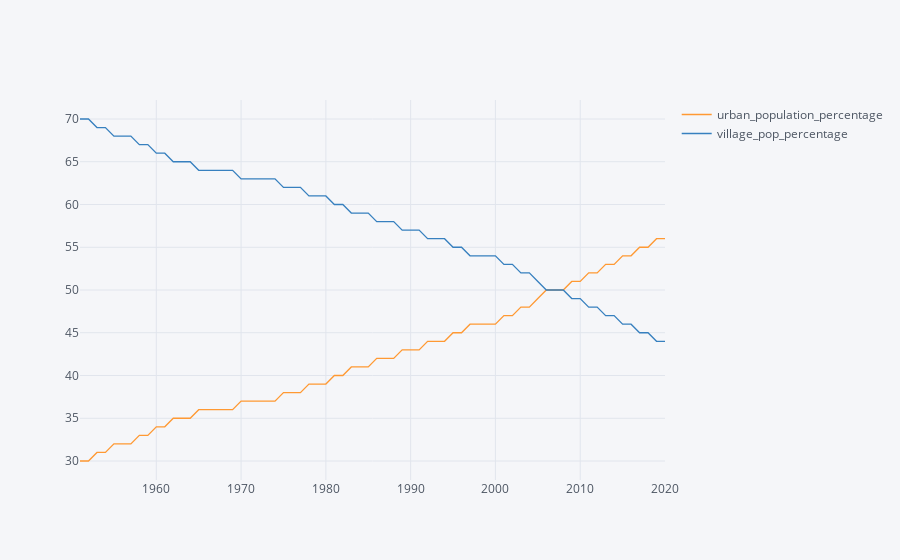

Source (notebook cell):
### Code cell
# let's see sub-urban and village to urban population flow by observing population distribution

df.urban_population_percentage = df.urban_population_percentage.apply(lambda x: int(x[:-1]))
df['village_pop_percentage'] = 100 - df.urban_population_percentage

df[['urban_population_percentage','village_pop_percentage']].iplot()

# 2007 is probably a historic moment...

### Figure 1 — Plotly figure (JSON) as saved in the notebook; plotly's stock layout.template omitted (floating-point values rounded to 4 significant figures)
{"data": [{"line": {"color": "rgba(255, 153, 51, 1.0)", "dash": "solid", "shape": "linear", "width": 1.3}, "mode": "lines", "name": "urban_population_percentage", "text": "", "type": "scatter", "x": [1951, 1952, 1953, 1954, 1955, 1956, 1957, 1958, 1959, 1960, 1961, 1962, 1963, 1964, 1965, 1966, 1967, 1968, 1969, 1970, 1971, 1972, 1973, 1974, 1975, 1976, 1977, 1978, 1979, 1980, 1981, 1982, 1983, 1984, 1985, 1986, 1987, 1988, 1989, 1990, 1991, 1992, 1993, 1994, 1995, 1996, 1997, 1998, 1999, 2000, 2001, 2002, 2003, 2004, 2005, 2006, 2007, 2008, 2009, 2010, 2011, 2012, 2013, 2014, 2015, 2016, 2017, 2018, 2019, 2020], "y": [30, 30, 31, 31, 32, 32, 32, 33, 33, 34, 34, 35, 35, 35, 36, 36, 36, 36, 36, 37, 37, 37, 37, 37, 38, 38, 38, 39, 39, 39, 40, 40, 41, 41, 41, 42, 42, 42, 43, 43, 43, 44, 44, 44, 45, 45, 46, 46, 46, 46, 47, 47, 48, 48, 49, 50, 50, 50, 51, 51, 52, 52, 53, 53, 54, 54, 55, 55, 56, 56]}, {"line": {"color": "rgba(55, 128, 191, 1.0)", "dash": "solid", "shape": "linear", "width": 1.3}, "mode": "lines", "name": "village_pop_percentage", "text": "", "type": "scatter", "x": [1951, 1952, 1953, 1954, 1955, 1956, 1957, 1958, 1959, 1960, 1961, 1962, 1963, 1964, 1965, 1966, 1967, 1968, 1969, 1970, 1971, 1972, 1973, 1974, 1975, 1976, 1977, 1978, 1979, 1980, 1981, 1982, 1983, 1984, 1985, 1986, 1987, 1988, 1989, 1990, 1991, 1992, 1993, 1994, 1995, 1996, 1997, 1998, 1999, 2000, 2001, 2002, 2003, 2004, 2005, 2006, 2007, 2008, 2009, 2010, 2011, 2012, 2013, 2014, 2015, 2016, 2017, 2018, 2019, 2020], "y": [70, 70, 69, 69, 68, 68, 68, 67, 67, 66, 66, 65, 65, 65, 64, 64, 64, 64, 64, 63, 63, 63, 63, 63, 62, 62, 62, 61, 61, 61, 60, 60, 59, 59, 59, 58, 58, 58, 57, 57, 57, 56, 56, 56, 55, 55, 54, 54, 54, 54, 53, 53, 52, 52, 51, 50, 50, 50, 49, 49, 48, 48, 47, 47, 46, 46, 45, 45, 44, 44]}], "layout": {"legend": {"bgcolor": "#F5F6F9", "font": {"color": "#4D5663"}}, "paper_bgcolor": "#F5F6F9", "plot_bgcolor": "#F5F6F9", "title": {"font": {"color": "#4D5663"}}, "xaxis": {"gridcolor": "#E1E5ED", "showgrid": true, "tickfont": {"color": "#4D5663"}, "title": {"font": {"color": "#4D5663"}, "text": ""}, "zerolinecolor": "#E1E5ED"}, "yaxis": {"gridcolor": "#E1E5ED", "showgrid": true, "tickfont": {"color": "#4D5663"}, "title": {"font": {"color": "#4D5663"}, "text": ""}, "zerolinecolor": "#E1E5ED"}}}
